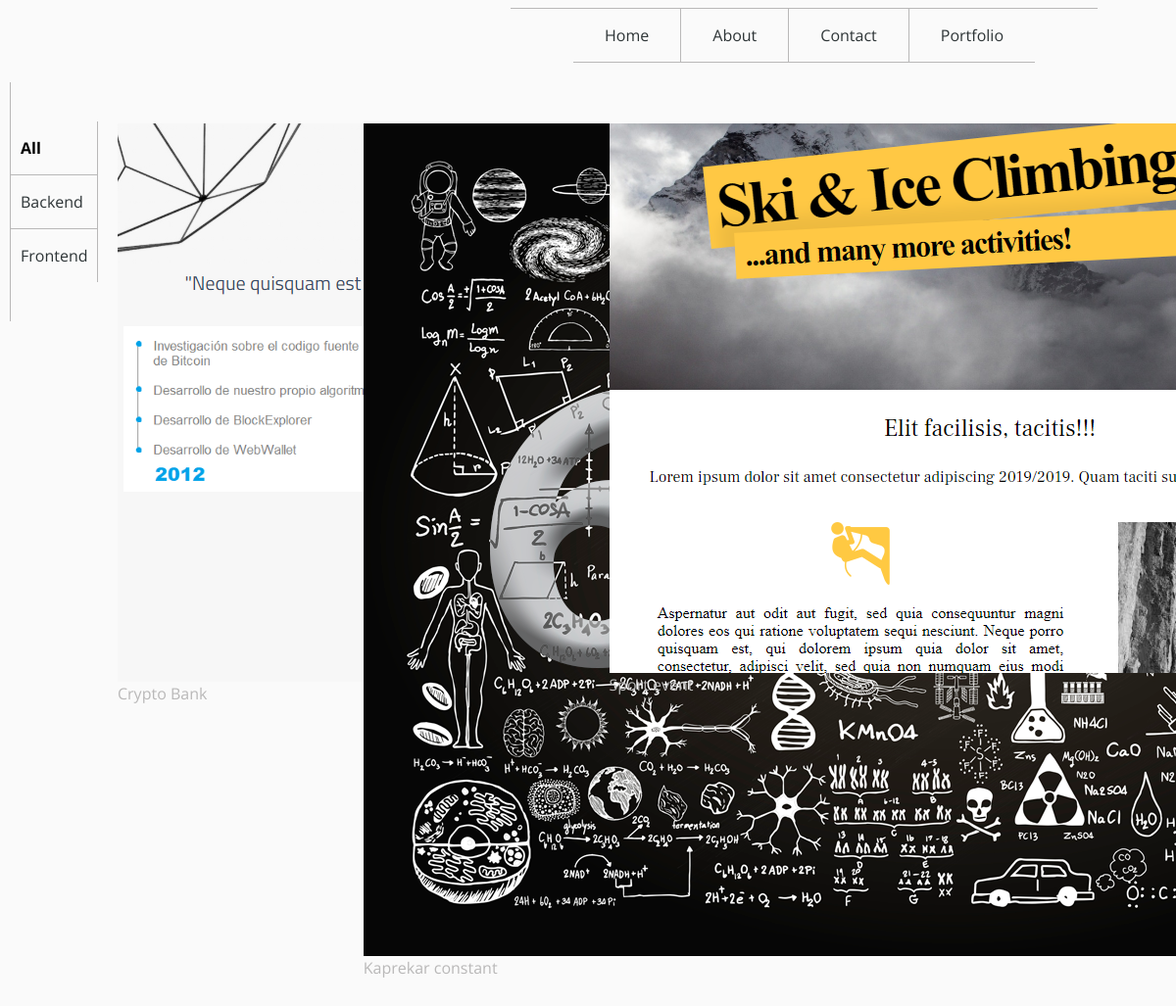
Before: /projects with the older database file.
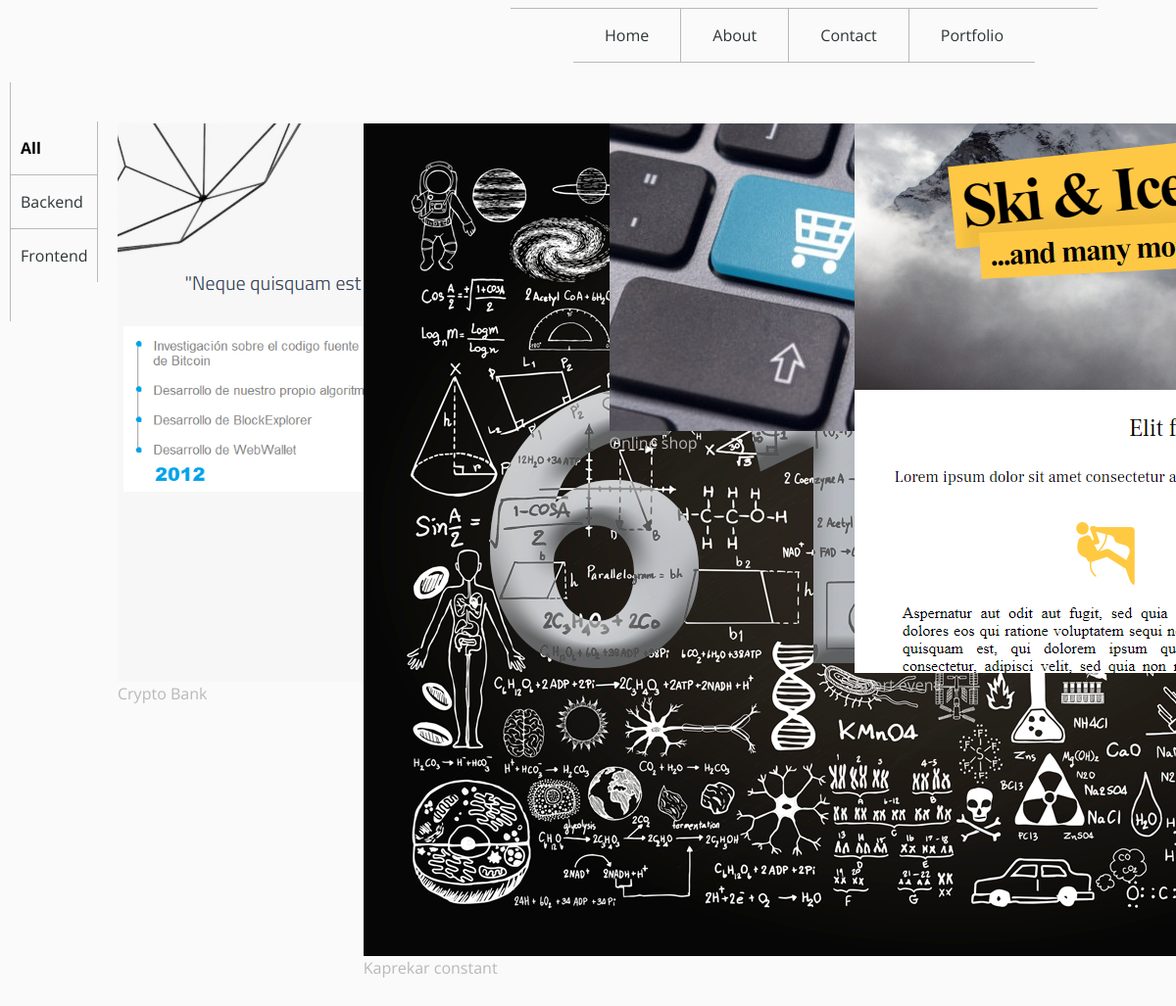
After: the same page with the newer database file.
### portfolio/models.py (models this page shows, shortened)
class Category(models.Model):
    name = models.CharField(max_length=50, db_index=True)
    slug = models.SlugField(max_length=50, unique=True)
    image = models.ImageField(upload_to='categories/%Y/%m/%d',
                                blank=True)
    class Meta:
        ordering = ('name',)
        verbose_name = 'category'
        verbose_name_plural = 'categories'
    def get_absolute_url(self):
        return reverse('portfolio:project_list_by_category',
                        args=[self.slug])

class Project(models.Model):
    category = models.ForeignKey(Category,
                                    related_name='projects',
                                    on_delete=models.CASCADE)
    name = models.CharField(max_length=200, db_index=True)
    slug = models.SlugField(max_length=200, db_index=True)
    image = models.ImageField(upload_to='projects/%Y/%m/%d',
                                blank=True)
    description = models.TextField(blank=True)
    url = models.URLField(max_length=250, blank=True)
    repository = models.URLField(max_length=250)
    created = models.DateTimeField(auto_now_add=True)
    updated = models.DateTimeField(auto_now=True)
    class Meta:
        ordering = ('name',)
        index_together = (('id', 'slug'),)
    def get_absolute_url(self):
        return reverse('portfolio:project_detail',
                        args=[self.id, self.slug])

### portfolio/views.py (the view)
# urls.py: path('projects', never_cache(views.project_list), name='project_list'),
def project_list(request, category_slug=None):
    category = None
    categories = Category.objects.all()
    backend = Category.objects.get(slug="backend")
    frontend = Category.objects.get(slug="frontend")
    projects = Project.objects.all()
    if category_slug:
        category = get_object_or_404(Category, slug=category_slug)
        projects = projects.filter(category=category)
    return render(request,
                    'portfolio/projects/list.html',
                    {'category': category,
                    'categories': categories,
                    'projects': projects, 'backend': backend, 'frontend': frontend})

### portfolio/templates/portfolio/projects/list.html (shortened to what this page needs)
{% extends "base.html" %}
{% load static %}
{% block content %}
    <div id="projects">
        <div id="sidebar">
            <ul>
                <li><a id="invisible-up"></a></li>
                <li {% if not category %}class="selected"{% endif %}>
                    <a id="all" href="{% url "portfolio:project_list" %}">All</a>
                </li>
                {% for c in categories %}
                    <li {% if category.slug == c.slug %}class="selected"{% endif %}>
                        <a href="{{ c.get_absolute_url }}">{{ c.name }}</a>
                    </li>
                {% endfor %}
                <li><a id="invisible-down"></a></li>
            </ul>
        </div>
        <div id="main">
            <div class="row main">
                {% for project in projects %}
                <div class="columns c-12 c-5 c-4 c-3">
                    <div class="item">
                        {% load thumbnail %}
                        {% thumbnail project.image "215x150" crop="center" as pim %}
                            <a href="{{ project.get_absolute_url }}">
                                <img src="{% if pim %}{{ pim.url }}{% else %}{% static "img/no_image.png" %}{% endif %}">
                            </a>
                            <a href="{{ project.get_absolute_url }}">{{ project.name }}</a>
                        {% endthumbnail %}
                    </div>
                </div>
                {% endfor %}
            </div>
        </div>
    </div>
{% endblock %}

Changed rows visible on the page:
added Project: shows a picture, name "Online shop"
